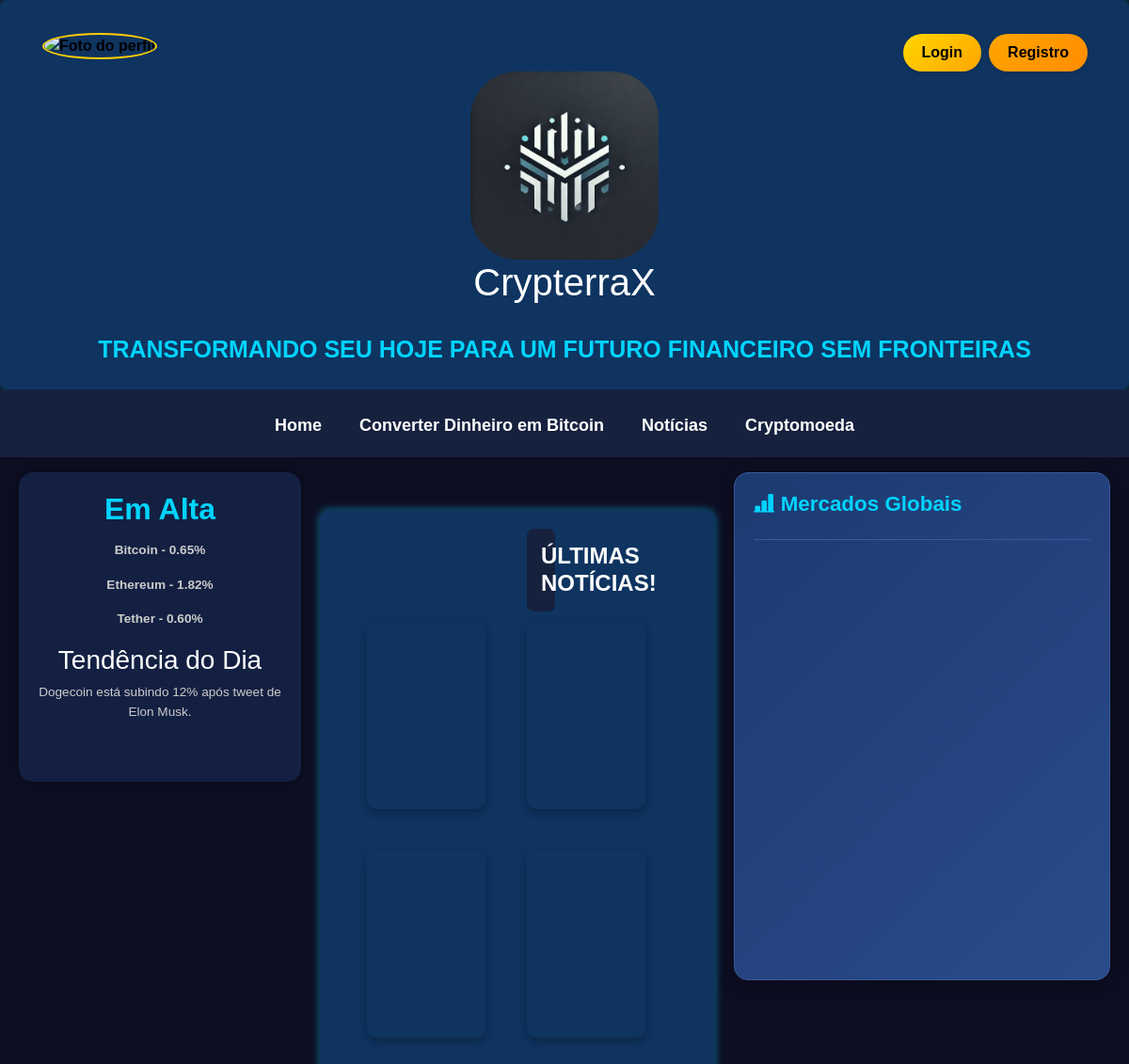
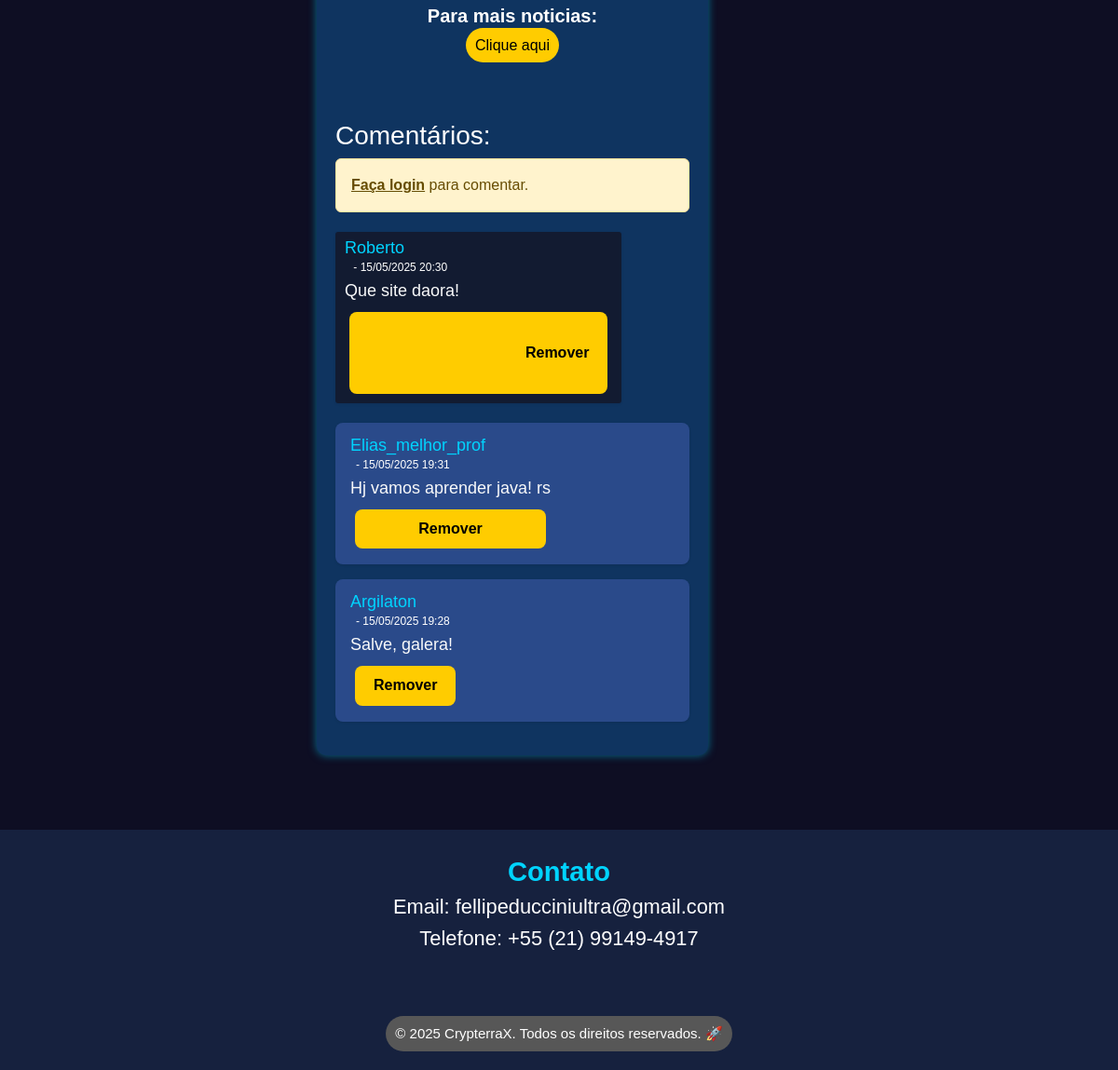
The page / on the database its author committed (2 pictures, top to bottom).
### home/models.py (models this page shows, shortened)
class Comentario(models.Model):
    usuario = models.ForeignKey(User, on_delete=models.CASCADE)
    texto = models.TextField()
    data_postagem = models.DateTimeField(auto_now_add=True)

### home/views.py (the view)
# urls.py: path('', home_view, name='home'),
def home_view(request):
    comentarios = Comentario.objects.all().order_by('-data_postagem')
    if request.method == 'POST' and request.user.is_authenticated:
        form = ComentarioForm(request.POST)
        if form.is_valid():
            comentario = form.save(commit=False)
            comentario.usuario = request.user
            comentario.save()
            return redirect('home')
    else:
        form = ComentarioForm()
    return render(request, 'home/index.html', {'comentarios': comentarios, 'form': form})

### home/templates/home/index.html (shortened to what this page needs)
{% extends "global/base.html" %}
{% block main %}
<main class="layout">
    <aside class="sidebar">
        <div class="sidebar-header">
            <h2>Em Alta</h2>
        </div>
        <p><strong>Bitcoin - 0.65%</strong></p>
        <p><strong>Ethereum - 1.82%</strong></p>
        <p><strong>Tether - 0.60%</strong></p>
        <h3>Tendência do Dia</h3>
        <p>Dogecoin está subindo 12% após tweet de Elon Musk.</p>
    </aside>
    <div class="escala-container">
        <div id="escala">
            <div class="escala-header">
                <h2><i class="bi bi-bar-chart-line-fill"></i> Mercados Globais</h2>
            </div>
        </div>
    </div>
    <section id="Sobre" class="main">
        <div class="box container col-md-6 col-12">
            <h2 class="noticias">ÚLTIMAS NOTÍCIAS!</h2>
            <div class="video-container row">
                <div class="col-md-5 mb-3">
                    <iframe src="https://www.youtube.com/embed/njOHedn9yek" frameborder="0" allowfullscreen class="w-100"></iframe>
                </div>
                <div class="col-md-5 mb-3">
                    <iframe src="https://www.youtube.com/embed/fY6QBgnL3Y4" frameborder="0" allowfullscreen class="w-100"></iframe>
                </div>
                <div class="col-md-5 mb-3">
                    <iframe src="https://www.youtube.com/embed/wfVd-P-bvcU" frameborder="0" allowfullscreen class="w-100"></iframe>
                </div>
                <div class="col-md-5 mb-3">
                    <iframe src="https://www.youtube.com/embed/TD5vrphAyfg" frameborder="0" allowfullscreen class="w-100"></iframe>
                </div>
            </div>
            <div class="text-noticias">
                <h3 id="mais_noticias">Para mais noticias:</h3>
                <a href="{% url 'blog' %}" class="cliqueaqui">Clique aqui</a><br><br><br>
            </div>
            <div id="comentariosgeral">
                <h3 class="comenta">Comentários:</h3>
                {% if user.is_authenticated %}
                    <textarea id="comentarioInput" class="form-control" placeholder="Escreva um comentário..."></textarea><br>
                    <button onclick="adicionarComentario()" class="btn btn-primary">Comentar</button>
                {% else %}
                    <div class="alert alert-warning">
                        <a href="{% url 'login' %}" class="alert-link">Faça login</a> para comentar.
                    </div>
                {% endif %}
                <ul id="listaComentarios" class="list-unstyled mt-3">
                    {% for comentario in comentarios %}
                        <li id="comentario-{{comentario.id}}" class="comentario-item d-flex align-items-start mb-3">
                            <div class="comentario-conteudo">
                                <strong>{{ comentario.usuario.username }} </strong>
                                <time> - {{ comentario.data_postagem|date:"d/m/Y H:i" }}</time>
                                <p>{{ comentario.texto }}</p>
                                    <button type="button" onclick="removerComentario({{comentario.id}})" style="
                                      margin-top: 10px;
                                      background-color: #ffcc00;
                                      border: none;
                                      padding: 10px 20px;
                                      border-radius: 8px;
                                      color: #000;
                                      font-weight: bold;
                                      cursor: pointer;
                                      transition: background-color 0.3s ease;
                                    " onmouseover="this.style.backgroundColor='#e6b800'" onmouseout="this.style.backgroundColor='#ffcc00'">
                                      Remover
                                    </button>
                            </div>
                        </li>
                </ul>
                    {% endfor %}
            </div>
    </section>
</main>
{% endblock main %}

### base/static/global/css/index.css (style rules this page uses)
* { margin: 0; padding: 0; box-sizing: border-box; font-family: Arial, sans-serif; }
body { background-color: #0e0e23; color: white; text-align: center; max-width: 100%; overflow-x: hidden; font-family: 'Segoe UI', sans-serif; }
header, .box { background-color: #0f3460; padding: 20px; border-radius: 10px; box-shadow: 0 0 10px rgba(0, 212, 255, 0.5); }
.comentario-item { display: flex; align-items: flex-start; background-color: #2a4a8a; border-radius: 8px; padding: 12px 16px; box-shadow: 0 1px 3px rgb(0 0 0 / 0.1); margin-bottom: 12px; transition: box-shadow 0.2s ease; font-size: 14px; line-height: 1.4; }
.comentario-item:last-child { border-bottom: none; }
.comentario-item strong { font-size: 18px; }
.comentario-item p { margin: 6px 0 0; color: #fff; font-size: 18px; }
.comentario-item time { font-size: 12px; color: #999; margin-left: 5px; }
.comentario-conteudo { display: flex; flex-direction: column; left: 20px; justify-content: left; }
.comentario-conteudo strong { font-weight: 500; color: #00d4ff; cursor: pointer; }
.comentario-conteudo time { color: #fff; font-size: 12px; margin-left: 6px; font-weight: normal; }
.comentario-conteudo p { margin: 4px 0 0 0; white-space: pre-wrap; color: #f8f9fa; }
.cliqueaqui { background-color: #ffcc00; border-radius: 50px; padding: 10px; color: black; text-decoration: #ccc; transition: all 0.3s ease; cursor: pointer; }
.noticias { font-size: 24px; font-weight: bold; color: #fff; background: #16213e; padding: 15px; border-radius: 7px; text-align: center; margin: 0 200px; }
.video-container { display: flex; flex-wrap: wrap; justify-content: center; gap: 20px; max-width: 100%; padding: 10px; }
.video-container iframe { width: 100%; max-width: 100%; height: 200px; border: none; border-radius: 10px; box-shadow: 0 4px 10px rgba(0, 0, 0, 0.3); }
.text-noticias { text-align: center; width: 100%; }
#mais_noticias { font-size: 20px; font-weight: bold; text-align: center; }
#comentariosgeral { margin-top: 20px; width: 100%; }
#listaComentarios { list-style: none; padding-left: 0; max-width: 700px; margin: auto; }
#listaComentarios li { background-color: #121b31; padding: 5px 10px; border-radius: 3px; max-width: fit-content; white-space: pre-wrap; word-wrap: break-word; }
.main { padding: 40px; max-width: 1200px; margin: auto; display: flex; flex-direction: column; align-items: center; }
.escala-container { position: sticky; max-height: calc(100vh - 160px); top: 140px; }
#escala { float: right; right: 20px; position: sticky; width: 400px; height: 540px; background: linear-gradient(135deg, #1d3a71 0%, #2a4a8a 100%); padding: 20px; border-radius: 15px; color: white; box-shadow: 0 4px 20px rgba(0, 0, 0, 0.3); border: 0.5px solid #3a5a9a; }
.escala-header { display: flex; justify-content: space-between; align-items: center; margin-bottom: 20px; padding-bottom: 15px; border-bottom: 1px solid #3a5a9a; }
.escala-header h2 { color: #00d4ff; font-size: 1.4rem; text-align: center; gap: 10px; }
.box { max-width: 800px; width: 100%; text-align: left; }
h2, .cadastrar { color: #00d4ff; font-weight: bold; }
button, .converter button, .btn-submit { padding: 10px 20px; background-color: #ffcc00; color: black; font-size: 16px; font-weight: bold; border-radius: 5px; border: none; cursor: pointer; transition: background-color 0.3s; margin: 5px; }
#listaComentarios { list-style: none; padding: 0; display: flex; flex-direction: column; gap: 5px; }
.video-container iframe { width: 100%; max-width: 360px; height: 200px; border: none; border-radius: 10px; box-shadow: 0 4px 10px rgba(0, 0, 0, 0.3); }
.noticias { font-size: 24px; }
.noticias, .noticias_blog { font-weight: bold; color: #fff; background: #16213e; padding: 15px; border-radius: 7px; text-align: center; margin: 0 200px; }
#titulo_inicial, #mais_noticias { text-align: center; font-weight: bold; }
#mais_noticias { font-size: 20px; }
.sidebar { float: left; width: 300px; height: 329px; background-color: #132042; padding: 20px; border-radius: 15px; color: white; box-shadow: 0 0 10px rgba(0, 0, 0, 0.4); left: 20px; position: sticky; top: 200px; bottom: 20px; max-height: calc(100vh - 120px); overflow-y: auto; z-index: 90; }
.sidebar-header h2 { display: block; text-align: center; align-items: center; justify-content: space-between; margin-bottom: 15px; }
.sidebar p, .sidebar .tendencia { font-size: 0.85rem; color: #ccc; }
ul { list-style: none; padding: 0; }
li { background: #16213e; color: white; padding: 10px; margin-top: 5px; border-radius: 5px; }

### rows shown on the page
Comentario: usuario.username "Roberto", data_postagem "15/05/2025 20:30", texto "Que site daora!"
Comentario: usuario.username "Elias_melhor_prof", data_postagem "15/05/2025 19:31", texto "Hj vamos aprender java! rs"
Comentario: usuario.username "Argilaton", data_postagem "15/05/2025 19:28", texto "Salve, galera!"
